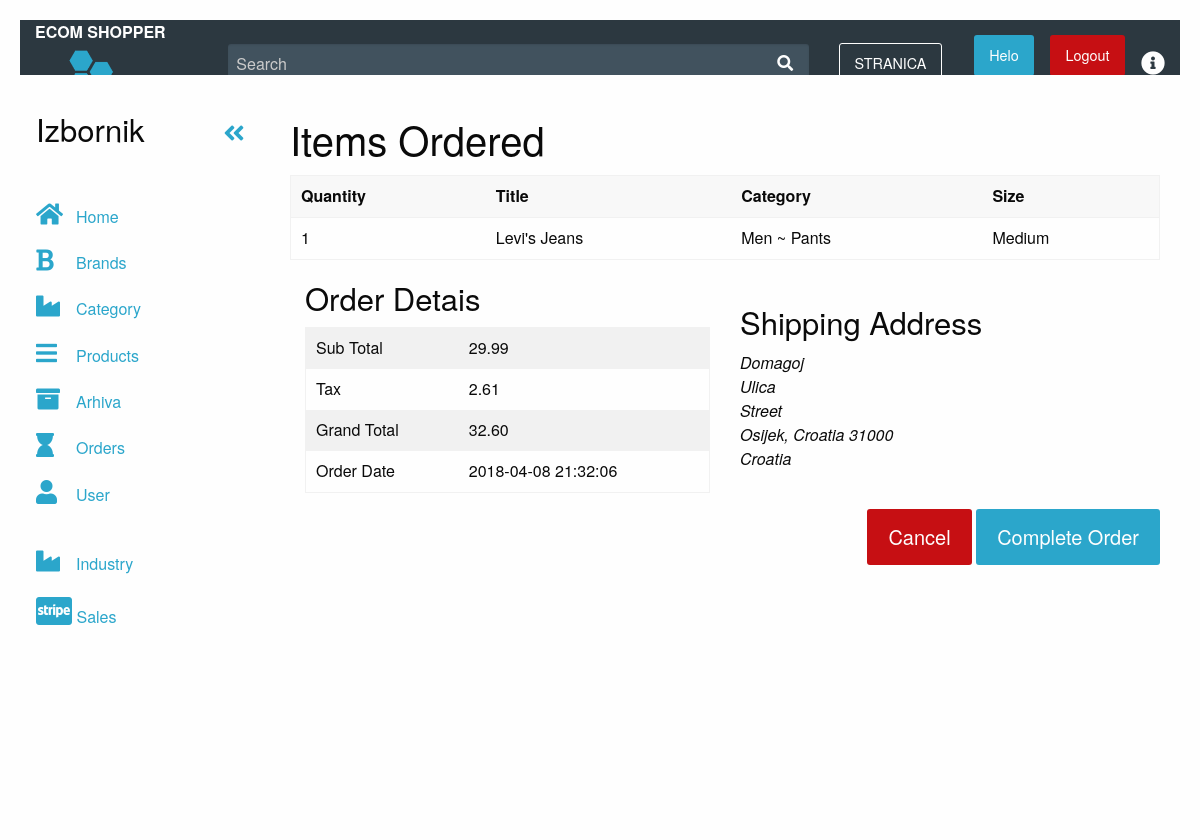
/admin/orders2.php?txn_id=1, run on the app's committed database.
### tables this page shows
CREATE TABLE `products` (
  `id` int(11) NOT NULL,
  `title` varchar(255) NOT NULL,
  `price` decimal(10,2) NOT NULL,
  `list_price` decimal(10,2) NOT NULL,
  `brand` int(11) NOT NULL,
  `categories` varchar(255) NOT NULL,
  `image` text NOT NULL,
  `description` text NOT NULL,
  `featured` tinyint(4) NOT NULL DEFAULT '0',
  `sizes` text NOT NULL,
  `deleted` tinyint(4) NOT NULL DEFAULT '0'
);

CREATE TABLE `categories` (
  `id` int(11) NOT NULL,
  `category` varchar(255) NOT NULL,
  `parent` int(11) NOT NULL
);

CREATE TABLE `transactions` (
  `id` int(11) NOT NULL,
  `charge_id` varchar(255) NOT NULL,
  `cart_id` int(11) NOT NULL,
  `full_name` varchar(255) NOT NULL,
  `email` varchar(175) NOT NULL,
  `street` varchar(255) NOT NULL,
  `street2` varchar(255) NOT NULL,
  `city` varchar(175) NOT NULL,
  `state` varchar(175) NOT NULL,
  `zip_code` varchar(40) NOT NULL,
  `country` varchar(159) NOT NULL,
  `sub_total` decimal(10,2) NOT NULL,
  `tax` decimal(10,2) NOT NULL,
  `grand_total` decimal(10,2) NOT NULL,
  `description` text NOT NULL,
  `txn_type` varchar(255) NOT NULL,
  `txn_date` datetime NOT NULL DEFAULT CURRENT_TIMESTAMP
);

### helpers/helpers.php (called while the page is built, shortened)
<?php
function sanitize ($dirty) {
  return htmlentities($dirty, ENT_QUOTES,"UTF-8");
}
?>

### admin/orders2.php (the view, shortened to what this page needs)
<?php
require_once $_SERVER['DOCUMENT_ROOT'].'/E-Shop/konfiguracija.php';
?>
    <head>
         <?php
       include_once "includes/head.php"; ?>
    </head>
<body>
      <div class="grid-container">
    <div class="app-dashboard-body-content off-canvas-content" data-off-canvas-content>
    <?php include_once "includes/panel.php";
    $txn_id=sanitize((int)$_GET['txn_id']);
    $txnQuery = $veza ->prepare("SELECT * FROM transactions WHERE id =:txn_id");
    $txnQuery->bindParam(':txn_id', $txn_id, PDO::PARAM_INT);
    $txnQuery->execute();
    $txn= $txnQuery->fetch(PDO::FETCH_ASSOC);
    $cart_id = $txn['cart_id'];
    $cartQ = $veza->prepare("SELECT * FROM cart WHERE id =:cart_id");
    $cartQ->bindParam(':cart_id', $cart_id, PDO::PARAM_INT);
    $cartQ->execute();
    $cart= $cartQ->fetchAll(PDO::FETCH_ASSOC);
    (array)$items = json_decode($cart[0]['items'],true);
    $idArray = array();
    $products= array();
    foreach($items as $item){
      $idArray[] = $item['id'];
    }
    $ids = implode(',',$idArray);
    $productQ =$veza->prepare("SELECT i.id as 'id', i.title as 'title', c.id as 'cid', c.category as 'child', p.category as 'parent'
    FROM products i
    LEFT JOIN categories c ON i.categories=c.id
    LEFT JOIN categories p ON c.parent = p.id
    WHERE i.id IN ({$ids})
    ");
    $productQ->execute();
    while ($p = $productQ->fetch(PDO::FETCH_ASSOC)){
           foreach($items as $item){
             if($item['id']== $p['id']){
               $x=$item;
               continue;
             }
           }
      $products[] = array_merge($x,$p);
    }
    ?>
<h2 class="table-center">Items Ordered </h2>
<table class="stack">
  <thead>
    <th>Quantity</th>
    <th>Title</th>
    <th>Category</th>
    <th>Size</th>
  </thead>
  <tbody>
    <?php foreach($products as $product): ?>
      <tr>
          <td><?=$product['quantity'];?></td>
          <td><?=$product['title'];?></td>
          <td><?=$product['parent'].' ~ '.$product['child'];?></td>
          <td><?=$product['size'];?></td>
      </tr>
    <?php endforeach; ?>
  </tbody>
</table>
<div class="row">
<div class="column medium-6">
<h3 text="center">Order Detais</h3>
<table class="stripe">
  <tbody>
    <tr>
        <tr>
           <td>Sub Total</td>
           <td><?=$txn['sub_total'];?></td>
        </tr>
        <tr>
           <td>Tax</td>
           <td><?=$txn['tax'];?></td>
        </tr>
        <tr>
           <td>Grand Total</td>
           <td><?=$txn['grand_total'];?></td>
        </tr>
        <tr>
           <td>Order Date</td>
           <td><?=$txn['txn_date'];?></td>
        </tr>
    </tr>
  </tbody>
</table>
</div>
<div class="column medium-6"><br>
  <h3 text="center">Shipping Address</h3>
  <address>
    <?=$txn['full_name'];?><br>
    <?=$txn['street'];?><br>
    <?=($txn['street2']!= '')?$txn['street2'].'<br>':'';?>
    <?=$txn['city'].', '.$txn['state'].' '.$txn['zip_code'];?><br>
    <?=$txn['country'];?><br>
  </address>
</div>
</div>
<div class="float-right">
  <a href ="index.php" class="button large alert">Cancel</a>
    <a href="orders2.php?complete=1&cart_id=<?=$cart_id;?>" class="button large">Complete Order</a>

### css/app.css (style rules this page uses)
.app-dashboard-body-content { transition: all 0.5s ease; overflow-y: auto; -webkit-flex: 1 1 0; -ms-flex: 1 1 0px; flex: 1 1 0; padding: 20px; background-color: #fefefe; }

### data on the page
products: id "1", title "Levi's Jeans", categories.category "Men", categories.category "Pants", size "Medium"
transactions: sub_total "29.99", tax "2.61", grand_total "32.60", txn_date "2018-04-08 21:32:06", full_name "Domagoj", street "Ulica", street2 "Street", city "Osijek", state "Croatia", zip_code "31000", country "Croatia"
